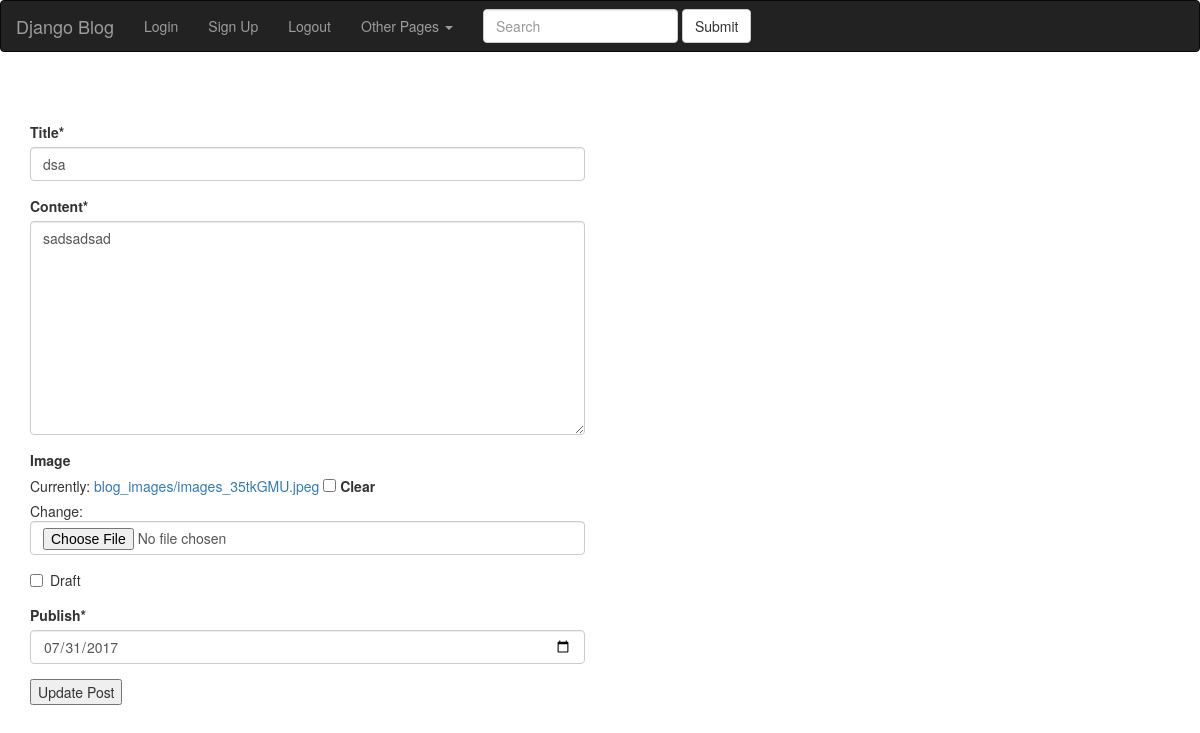
The page /posts/update/dsa/ (signed in) on the database its author committed.
### posts/models.py (models this page shows, shortened)
class Post(models.Model):
	author = models.ForeignKey(User, default=1)
	title = models.CharField(max_length=255)
	slug = models.SlugField(unique=True, null=True)
	image = models.ImageField(upload_to="blog_images", null=True, blank=True)
	content = models.TextField()
	draft = models.BooleanField(default=False)
	publish = models.DateField()
	updated = models.DateTimeField(auto_now=True, auto_now_add=False)
	timestamp = models.DateTimeField(auto_now=False, auto_now_add=True)
	class Meta:
		ordering = ['-timestamp', '-updated']

### posts/views.py (the view)
# urls.py: url(r'^update/(?P<slug>[-\w]+)/$', views.post_update, name="update"),
def post_update(request, slug):
	if not (request.user.is_staff or request.user.is_superuser):
		raise Http404
	post_object = get_object_or_404(Post, slug=slug)
	form = PostForm(request.POST or None, request.FILES or None, instance=post_object)
	if form.is_valid():
		form.save()
		messages.success(request, "Post Succesfully Updated")
		return redirect("posts:list")
	context = {
	"form":form,
	"post_object":post_object,
	}
	return render(request,	'post_update.html', context)

### posts/forms.py
class PostForm(forms.ModelForm):
	class Meta:
		model = Post
		fields = ['title', 'content', 'image', 'draft', 'publish']
		widgets={
		'publish': forms.DateInput(attrs={"type":"date"}),
		}

### posts/templates/post_update.html (shortened to what this page needs)
{% extends "base.html" %}
{% load crispy_forms_tags %}
{% block content %}
<div class ="row">
	<div class="col-sm-6 col-sm-offest-3">
	<form method="POST" action="{% url 'posts:update' slug=post_object.slug %}" enctype="multipart/form-data">
	{{form|crispy}}
	<input type="submit" value="Update Post">
	</form>
	</div>
</div>
{% endblock content %}

### rows shown on the page
Post: title "dsa", content "sadsadsad", publish "07/31/2017"
